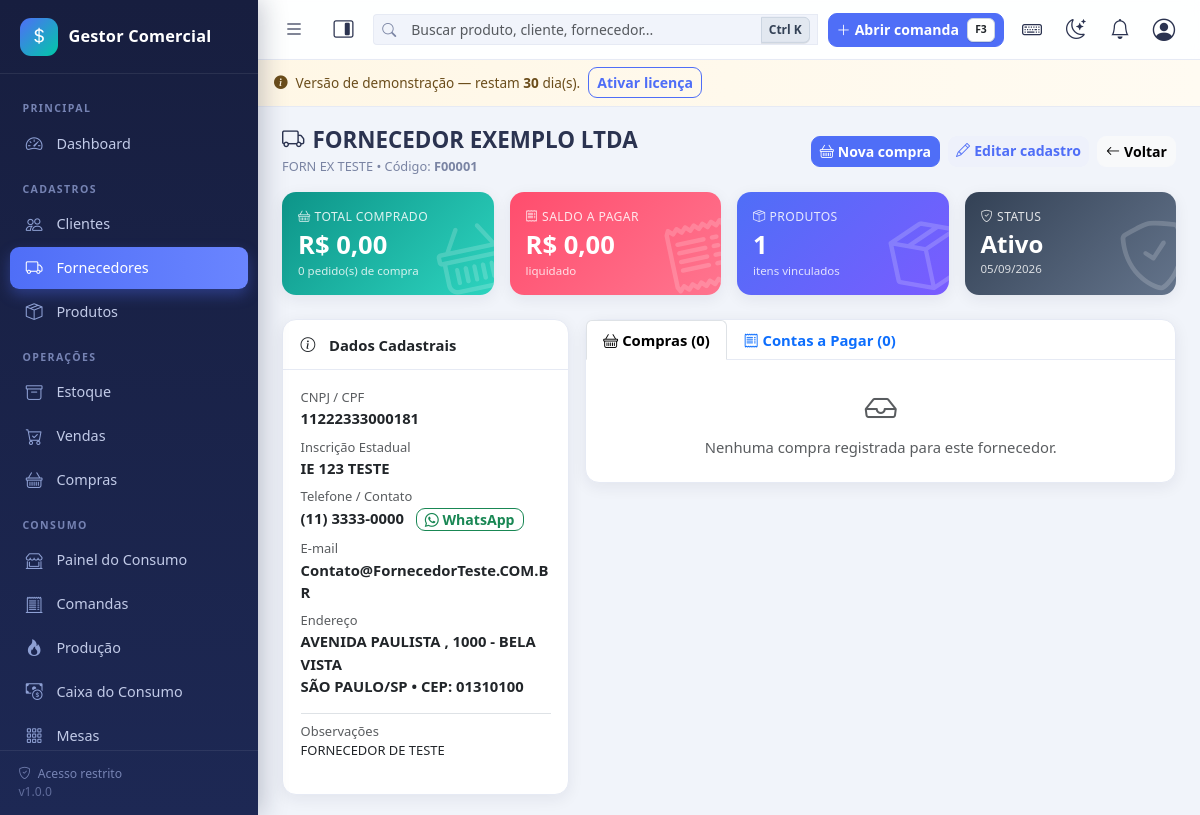
Page /fornecedores/ver.php?id=1 (signed in) on the committed database.
### tables this page shows
CREATE TABLE `fornecedores` (
  `id` int(11) NOT NULL,
  `codigo` varchar(20) DEFAULT NULL,
  `razao_social` varchar(150) NOT NULL,
  `nome_fantasia` varchar(150) DEFAULT NULL,
  `documento` varchar(20) DEFAULT NULL,
  `inscricao_estadual` varchar(30) DEFAULT NULL,
  `email` varchar(120) DEFAULT NULL,
  `telefone` varchar(20) DEFAULT NULL,
  `celular` varchar(20) DEFAULT NULL,
  `cep` varchar(10) DEFAULT NULL,
  `endereco` varchar(150) DEFAULT NULL,
  `numero` varchar(15) DEFAULT NULL,
  `complemento` varchar(80) DEFAULT NULL,
  `bairro` varchar(80) DEFAULT NULL,
  `cidade` varchar(80) DEFAULT NULL,
  `estado` char(2) DEFAULT NULL,
  `observacoes` text DEFAULT NULL,
  `status` tinyint(1) NOT NULL DEFAULT 1,
  `criado_em` datetime NOT NULL DEFAULT current_timestamp()
);

### config/database.php (called while the page is built, shortened)
<?php
function db(): PDO
{
    static $pdo = null;
    if ($pdo === null) {
        $dsn = 'mysql:host=' . DB_HOST . ';dbname=' . DB_NAME . ';charset=' . DB_CHARSET;
        try {
            $pdo = new PDO($dsn, DB_USER, DB_PASS, [
                PDO::ATTR_ERRMODE            => PDO::ERRMODE_EXCEPTION,
                PDO::ATTR_DEFAULT_FETCH_MODE => PDO::FETCH_ASSOC,
                PDO::ATTR_EMULATE_PREPARES   => false,
            ]);
        } catch (PDOException $e) {
            error_log('[BANCO] Falha de conexão: ' . $e->getMessage());
            http_response_code(500);
            if (defined('DEV_MODE') && DEV_MODE) {
                exit('Falha na conexão com o banco de dados. Verifique se o MySQL/MariaDB está ativo e se os dados em config/config.php estão corretos.');
            }
            exit('Serviço temporariamente indisponível.');
        }
    }
    return $pdo;
}

### includes/functions.php (called while the page is built, shortened)
<?php
function e($valor): string
{
    return htmlspecialchars((string)$valor, ENT_QUOTES, 'UTF-8');
}
function url(string $caminho = ''): string
{
    return BASE_URL . '/' . ltrim($caminho, '/');
}
function formatar_moeda($valor): string
{
    $casas = (int)obter_config('casas_decimais', '2');
    return obter_config('moeda_simbolo', 'R$') . ' ' . number_format((float)$valor, $casas, ',', '.');
}
function formatar_data($data): string
{
    $ts = is_numeric($data) ? (int)$data : strtotime((string)$data);
    return $ts ? date('d/m/Y', $ts) : '';
}
function _config_cache($resetar = false)
{
    static $configs = null;
    if ($resetar) {
        $configs = null;
        return;
    }
    if ($configs === null) {
        $configs = [];
        try {
            foreach (db()->query('SELECT chave, valor FROM configs') as $linha) {
                $configs[$linha['chave']] = $linha['valor'];
            }
        } catch (Throwable $e) {
            erro_banco($e, 'obter_config');
        }
    }
    return $configs;
}
function obter_config(string $chave, $padrao = null)
{
    $configs = _config_cache();
    return array_key_exists($chave, $configs) && $configs[$chave] !== null && $configs[$chave] !== ''
        ? $configs[$chave]
        : $padrao;
}
function buscar_linha(string $tabela, int $id): ?array
{
    $tabela = preg_replace('/[^a-z_]/', '', $tabela);
    $stmt = db()->prepare("SELECT * FROM $tabela WHERE id = ? LIMIT 1");
    $stmt->execute([$id]);
    return $stmt->fetch() ?: null;
}

### config/auth.php (called while the page is built, shortened)
<?php
function usuario_atual(): ?array
{
    static $usuario = null;
    static $carregado = false;
    if ($carregado) {
        return $usuario;
    }
    $carregado = true;
    try {
        $stmt = db()->prepare('SELECT * FROM usuarios WHERE id = ? LIMIT 1');
        $stmt->execute([(int)$_SESSION['user_id']]);
        $linha = $stmt->fetch();
        $usuario = $linha;
    } catch (Throwable $e) {
        erro_banco($e, 'usuario_atual');
    }
    return $usuario;
}
function exigir_login(): void
{
    if (!usuario_atual()) {
        if (is_ajax()) {
            json_resposta(false, 'Sessão expirada. Faça login novamente.', null, 401);
        }
        flash('warning', 'Faça login para acessar o sistema.');
        redirecionar('login/index.php');
    }
}
function permissao_carregadas(): array
{
    $usuario = usuario_atual();
    $permitidas = [];
    try {
        $chaves = [];
        if ((int)$usuario['is_admin'] === 1) {
            $stmt = db()->query('SELECT chave FROM permissoes');
            foreach ($stmt->fetchAll() as $l) {
                $chaves[] = $l['chave'];
            }
            return $permitidas = array_flip($chaves);
        }
        $permitidas = array_flip(array_unique($chaves));
    } catch (Throwable $e) {
        erro_banco($e, 'permissao_carregadas');
    }
    return $permitidas;
}
function tem_permissao(string $chave): bool
{
    $usuario = usuario_atual();
    if ((int)$usuario['is_admin'] === 1) {
        return true;
    }
    return array_key_exists($chave, permissao_carregadas());
}

### config/licenca.php (called while the page is built, shortened)
<?php
function licenca_bootstrap(): void
{
    $em = (string)obter_config('licenca_instalado_em', '');
}
function licenca_dias_restantes(): int
{
    $em = (string)obter_config('licenca_instalado_em', '');
    if ($em === '') {
        return LICENCA_DIAS_TRIAL;
    }
    $dt = DateTime::createFromFormat('Y-m-d H:i:s', $em);
    $dias = (int)$dt->diff(new DateTime('now'))->format('%r%a');
    return LICENCA_DIAS_TRIAL - $dias;
}
function licenca_status(): string
{
    $chave = (string)obter_config('licenca_chave', '');
    return licenca_dias_restantes() >= 0 ? 'trial' : 'expirada';
}
function licenca_ativa(): bool
{
    return licenca_status() === 'ativa';
}
function licenca_gate(): void
{
    if (licenca_ativa()) {
        return;
    }
}

### config/config.php (called while the page is built, shortened)
<?php
require_once BASE_PATH . '/config/database.php';
require_once BASE_PATH . '/includes/functions.php';
require_once BASE_PATH . '/config/auth.php';
require_once BASE_PATH . '/config/licenca.php';
try {
    licenca_bootstrap();
    licenca_gate();
} catch (Throwable $e) {
    erro_banco($e, 'licenca');
}

### fornecedores/ver.php (the view, shortened to what this page needs)
<?php
require_once __DIR__ . '/../config/config.php';
exigir_login();
$id = (int)($_GET['id'] ?? 0);
$fornecedor = buscar_linha('fornecedores', $id);
$pdo = db();
$stats = $pdo->prepare(
    "SELECT
        COUNT(CASE WHEN status = 'FINALIZADA' THEN 1 END) AS total_compras,
        COALESCE(SUM(CASE WHEN status = 'FINALIZADA' THEN total END), 0) AS valor_compras
     FROM compras
     WHERE fornecedor_id = ?"
);
$stats->execute([$id]);
$resumo = $stats->fetch();
$totalCompras = (int)($resumo['total_compras'] ?? 0);
$valorTotal = (float)($resumo['valor_compras'] ?? 0);
$cpStmt = $pdo->prepare(
    "SELECT COALESCE(SUM(valor - valor_pago), 0)
       FROM contas_pagar
      WHERE fornecedor_id = ? AND status IN ('PENDENTE', 'PARCIAL')"
);
$cpStmt->execute([$id]);
$saldoPagar = (float)$cpStmt->fetchColumn();
$prodCountStmt = $pdo->prepare('SELECT COUNT(*) FROM produtos WHERE fornecedor_id = ? AND status = 1');
$prodCountStmt->execute([$id]);
$totalProds = (int)$prodCountStmt->fetchColumn();
$comprasStmt = $pdo->prepare(
    "SELECT id, numero, data_compra, total, status, observacao
       FROM compras
      WHERE fornecedor_id = ?
      ORDER BY data_compra DESC LIMIT 50"
);
$comprasStmt->execute([$id]);
$compras = $comprasStmt->fetchAll();
$contasStmt = $pdo->prepare(
    "SELECT cp.*, fp.nome AS forma_nome
       FROM contas_pagar cp
       LEFT JOIN formas_pagamento fp ON fp.id = cp.forma_pagamento_id
      WHERE cp.fornecedor_id = ?
      ORDER BY cp.vencimento DESC LIMIT 50"
);
$contasStmt->execute([$id]);
$contas = $contasStmt->fetchAll();
$telNum = preg_replace('/\D/', '', $fornecedor['celular'] ?: $fornecedor['telefone'] ?: '');
$linkWhats = strlen($telNum) >= 10 ? 'https://wa.me/55' . $telNum : null;
include INC . 'header.php';
?>
<div class="page-header">
    <div>
        <h1><i class="bi bi-truck me-2"></i><?= e($fornecedor['razao_social']) ?></h1>
        <span class="subtitulo">
            <?= e($fornecedor['nome_fantasia'] ?: 'Fornecedor') ?>
            <?php if ($fornecedor['codigo']): ?> • Código: <b><?= e($fornecedor['codigo']) ?></b><?php endif; ?>
        </span>
    </div>
    <div class="d-flex gap-2 flex-wrap">
        <?php if (tem_permissao('compras_criar')): ?>
        <a href="<?= url('compras/nova.php') ?>" class="btn btn-primary btn-sm">
            <i class="bi bi-basket me-1"></i>Nova compra
        </a>
        <?php endif; ?>
        <?php if (tem_permissao('fornecedores_editar')): ?>
        <a href="<?= url('fornecedores/form.php?id=' . (int)$fornecedor['id']) ?>" class="btn btn-soft btn-sm">
            <i class="bi bi-pencil me-1"></i>Editar cadastro
        </a>
        <?php endif; ?>
        <a href="<?= url('fornecedores/index.php') ?>" class="btn btn-light btn-sm">
            <i class="bi bi-arrow-left me-1"></i>Voltar
        </a>
    </div>
</div>
<div class="row g-3 mb-4">
    <div class="col-6 col-md-3">
        <div class="card stat-card bg-grad-teal h-100">
            <div class="card-body">
                <div class="stat-label"><i class="bi bi-basket me-1"></i>Total comprado</div>
                <div class="stat-valor mt-1"><?= formatar_moeda($valorTotal) ?></div>
                <div class="stat-extra"><?= $totalCompras ?> pedido(s) de compra</div>
                <i class="bi bi-basket stat-ico"></i>
            </div>
        </div>
    </div>
    <div class="col-6 col-md-3">
        <div class="card stat-card bg-grad-red h-100">
            <div class="card-body">
                <div class="stat-label"><i class="bi bi-receipt me-1"></i>Saldo a pagar</div>
                <div class="stat-valor mt-1"><?= formatar_moeda($saldoPagar) ?></div>
                <div class="stat-extra"><?= $saldoPagar > 0 ? 'contas em aberto' : 'liquidado' ?></div>
                <i class="bi bi-receipt stat-ico"></i>
            </div>
        </div>
    </div>
    <div class="col-6 col-md-3">
        <div class="card stat-card bg-grad-indigo h-100">
            <div class="card-body">
                <div class="stat-label"><i class="bi bi-box-seam me-1"></i>Produtos</div>
                <div class="stat-valor mt-1"><?= $totalProds ?></div>
                <div class="stat-extra">itens vinculados</div>
                <i class="bi bi-box-seam stat-ico"></i>
            </div>
        </div>
    </div>
    <div class="col-6 col-md-3">
        <div class="card stat-card bg-grad-slate h-100">
            <div class="card-body">
                <div class="stat-label"><i class="bi bi-shield-check me-1"></i>Status</div>
                <div class="stat-valor mt-1 fs-4"><?= (int)$fornecedor['status'] === 1 ? 'Ativo' : 'Inativo' ?></div>
                <div class="stat-extra"><?= formatar_data($fornecedor['criado_em']) ?></div>
                <i class="bi bi-shield-check stat-ico"></i>
            </div>
        </div>
    </div>
</div>
<div class="row g-3">
    <div class="col-12 col-lg-4">
        <div class="card mb-3 h-100">
            <div class="card-header-custom"><i class="bi bi-info-circle me-1"></i>Dados Cadastrais</div>
            <div class="card-body-custom">
                <div class="mb-2">
                    <small class="text-muted d-block">CNPJ / CPF</small>
                    <b><?= e($fornecedor['documento'] ?: 'Não informado') ?></b>
                </div>
                <?php if ($fornecedor['inscricao_estadual']): ?>
                <div class="mb-2">
                    <small class="text-muted d-block">Inscrição Estadual</small>
                    <b><?= e($fornecedor['inscricao_estadual']) ?></b>
                </div>
                <?php endif; ?>
                <div class="mb-2">
                    <small class="text-muted d-block">Telefone / Contato</small>
                    <b><?= e($fornecedor['celular'] ?: $fornecedor['telefone'] ?: 'Não informado') ?></b>
                    <?php if ($linkWhats): ?>
                    <a href="<?= e($linkWhats) ?>" target="_blank" class="btn btn-sm btn-outline-success ms-2 py-0 px-2" title="Chamar no WhatsApp">
                        <i class="bi bi-whatsapp"></i> WhatsApp
                    </a>
                    <?php endif; ?>
                </div>
                <div class="mb-2">
                    <small class="text-muted d-block">E-mail</small>
                    <b><?= e($fornecedor['email'] ?: 'Não informado') ?></b>
                </div>
                <div class="mb-2">
                    <small class="text-muted d-block">Endereço</small>
                    <b>
                        <?= e($fornecedor['endereco'] ?: '-') ?>
                        <?= $fornecedor['numero'] ? ', ' . e($fornecedor['numero']) : '' ?>
                        <?= $fornecedor['bairro'] ? ' - ' . e($fornecedor['bairro']) : '' ?>
                        <br>
                        <?= e($fornecedor['cidade'] ?: '-') ?><?= $fornecedor['estado'] ? '/' . e($fornecedor['estado']) : '' ?>
                        <?= $fornecedor['cep'] ? ' • CEP: ' . e($fornecedor['cep']) : '' ?>
                    </b>
                </div>
                <?php if ($fornecedor['observacoes']): ?>
                <div class="mt-3 pt-2 border-top">
                    <small class="text-muted d-block">Observações</small>
                    <div class="small"><?= nl2br(e($fornecedor['observacoes'])) ?></div>
                </div>
                <?php endif; ?>
            </div>
        </div>
    </div>
    <div class="col-12 col-lg-8">
        <div class="card mb-3">
            <div class="card-header-custom p-0">
                <ul class="nav nav-tabs border-bottom-0" id="tabsFornec" role="tablist">
                    <li class="nav-item">
                        <button class="nav-link active" id="tab-compras" data-bs-toggle="tab" data-bs-target="#conteudo-compras" type="button">
                            <i class="bi bi-basket me-1"></i>Compras (<?= count($compras) ?>)
                        </button>
                    </li>
                    <li class="nav-item">
                        <button class="nav-link" id="tab-contas-pagar" data-bs-toggle="tab" data-bs-target="#conteudo-contas-pagar" type="button">
                            <i class="bi bi-receipt me-1"></i>Contas a Pagar (<?= count($contas) ?>)
                        </button>
                    </li>
                </ul>
            </div>
            <div class="card-body-custom p-0">
                <div class="tab-content">
                    <div class="tab-pane fade show active" id="conteudo-compras">
                        <?php if (!count($compras)): ?>
                        <div class="p-4 text-center text-muted">
                            <i class="bi bi-inbox fs-2 d-block mb-1"></i>Nenhuma compra registrada para este fornecedor.
                        </div>
                        <?php endif; ?>
                    </div>
                </div>
            </div>
        </div>
    </div>
</div>
<?php include INC . 'footer.php'; ?>

### rows in the picture
fornecedores: razao_social "FORNECEDOR EXEMPLO LTDA", nome_fantasia "FORN EX TESTE", codigo "F00001", criado_em "05/09/2026", documento "11222333000181", inscricao_estadual "IE 123 TESTE", telefone "(11) 3333-0000", email "Contato@FornecedorTeste.COM.BR", endereco "AVENIDA PAULISTA", numero "1000", bairro "BELA VISTA", cidade "SÃO PAULO", estado "SP", cep "01310100", observacoes "FORNECEDOR DE TESTE"

### other values in the picture
$nomeEmpresa "Gestor Comercial"
$rotulo "Clientes"
$rotulo "Fornecedores"
$rotulo "Produtos"
$rotulo "Estoque"
$rotulo "Vendas"
$rotulo "Compras"
rotulo_consumo() "CONSUMO"
$rotulo "Painel do Consumo Comandas Produção Caixa do Consumo Mesas"
licenca_dias_restantes() "30"
formatar_moeda($valorTotal) "R$ 0,00"
$totalCompras "0"
formatar_moeda($saldoPagar) "R$ 0,00"
$totalProds "1"
count($compras) "0"
